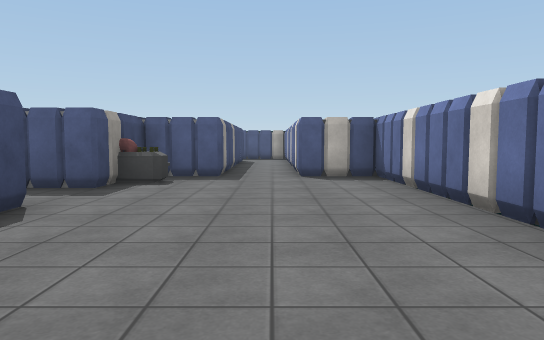
[1] (above)

20 first-person views from a walk through a 3-D level made in the Unity game engine. The camera is 1.3 m above the floor, tilts 4° down and sees 70° across. The floor is counted in squares, 2 m on a side. Each view is taken from the middle of a square. On the plan, view 1 faces up. The plan holds only what a view shows up to about 11 squares ahead; the rest is blank. The place goes on beyond the plan. The player character is not drawn. Surface patterns are stand-ins for the level's own textures.

[2]
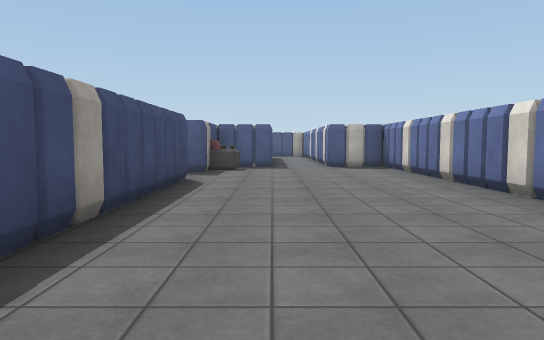

[3]
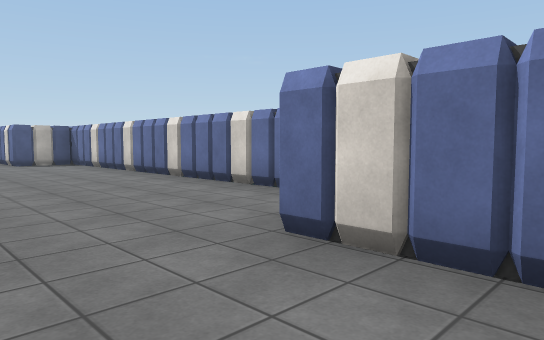

[4]
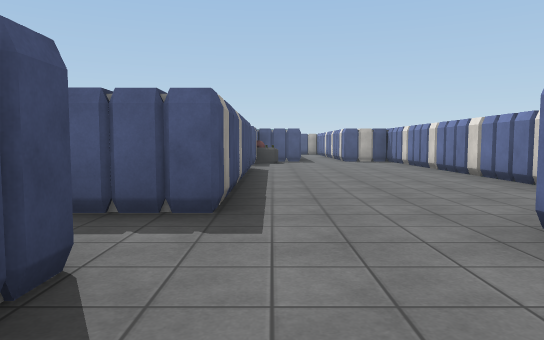

[5]
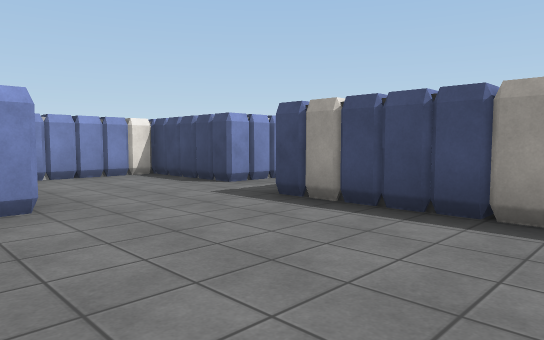

[6]
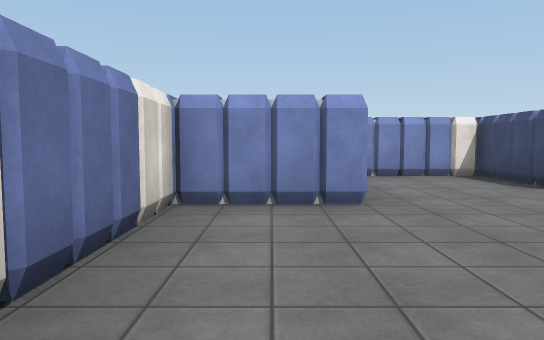

[7]
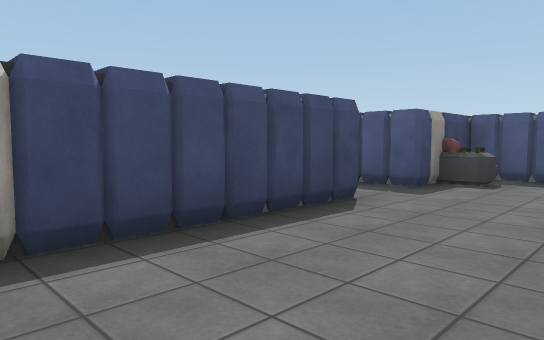

[8]
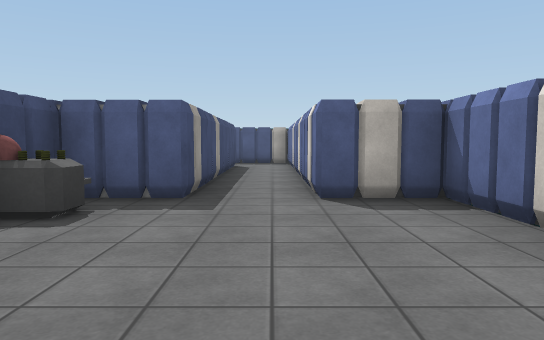

[9]
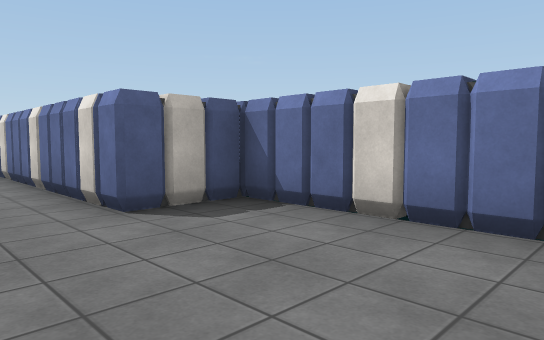

[10]
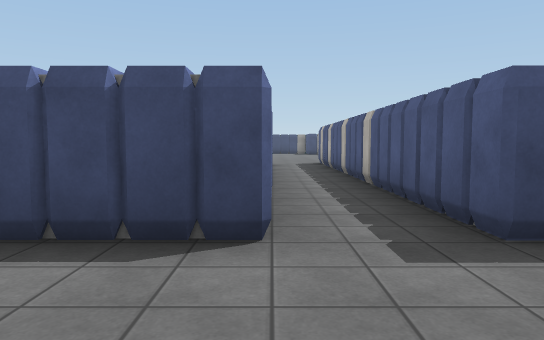

[11]
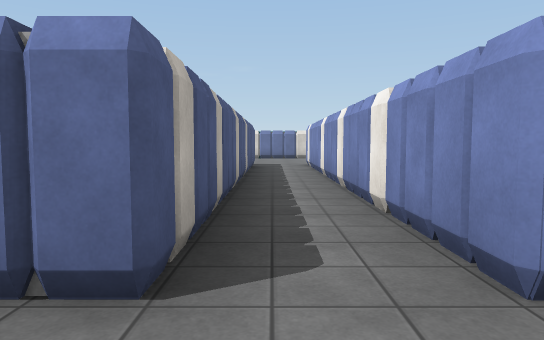

[12]
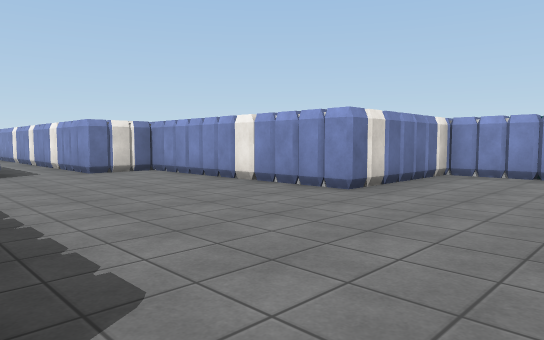

[13]
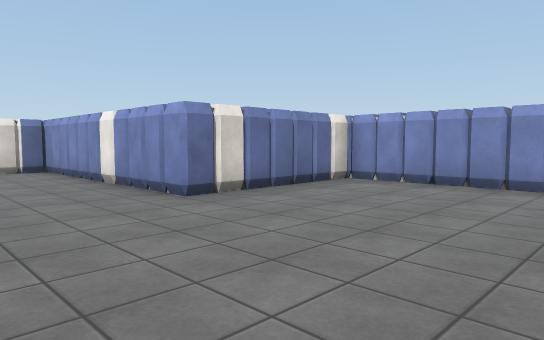

[14]
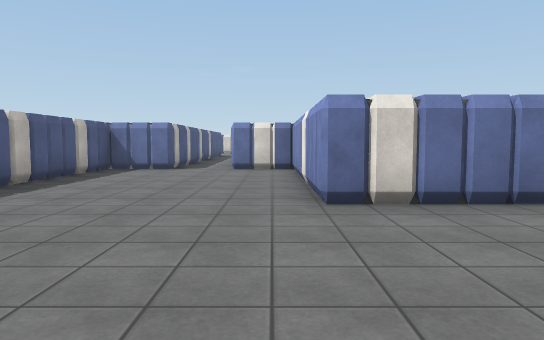

[15]
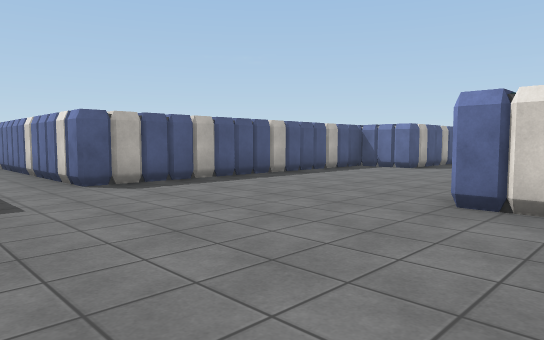

[16]
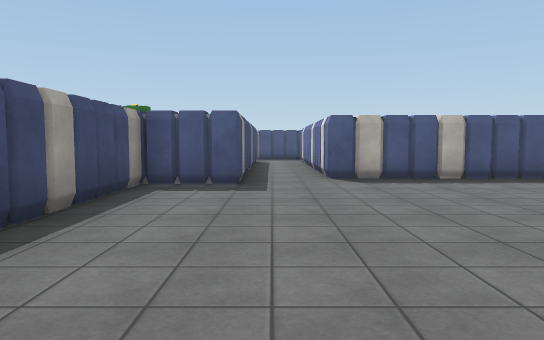

[17]
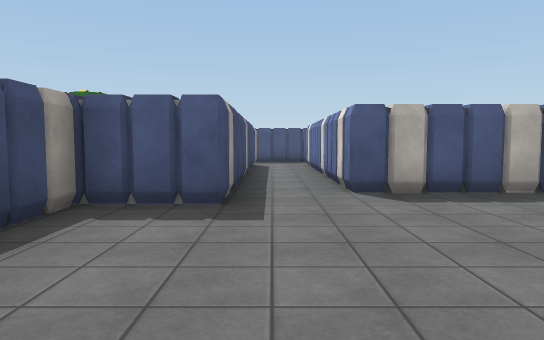

[18]
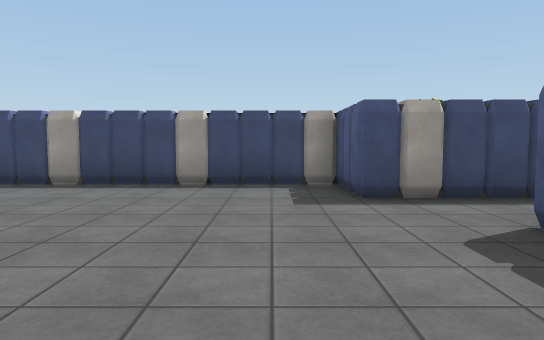

[19]
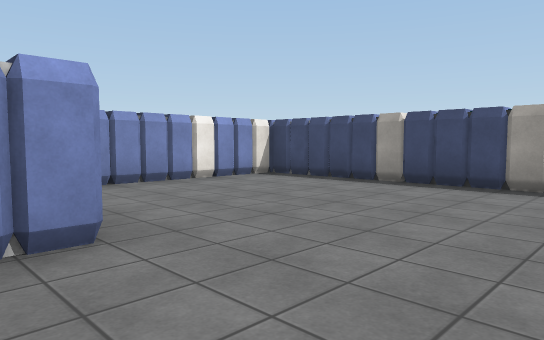

[20]
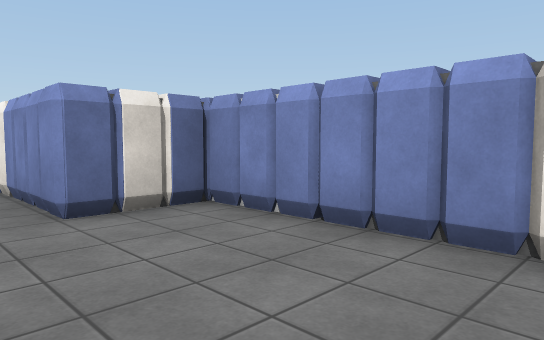

### Floor plan
Points are (right, up) in squares from view 1. A wall is a line through its corners. A room is listed if a view was taken in it or the views show most of it. See-through windows are left out.
Room 1 (views 1, 2, 3, 4, 5, 6, 7, 8, 9, 10)
walls: (-2.5, 2.5) (-2.5, -0.6); (2, -2.5) (2, 6.5); (-3.4, 5.5) (-4.4, 5.5); (-3.5, -4) (-3, -4) (-3, -4.6); (0, -4.7) (0, -3) (0.5, -3); (0.5, 8.4) (0.5, 9.5); (-3, -6.5) (-0.7, -6.5)
ways out: opening at (-4, 5); opening at (0, 9)
objects: other object (-3, -5); other object (-3, -2); other object (-3, -1); block (-3, 1); block (-3, 3); other object (-3, 6); other object (-2, -7); other object (-2, 7); other object (-2, 8); other object (0, -7); block (0, -4); other object (1, -3); other object (2, -1); other object (2, 1); other object (2, 3); block (2, 5); other object (2, 7); block (2, 8)
Room 2 (views 11, 12, 13, 14, 15, 16, 17, 18, 19, 20)
walls: (-18, 1.5) (-18, 2.5) (-12.4, 2.5); (-11.6, 4) (-10.6, 4); (-12.5, 6.5) (-12.5, 7) (-20, 7) (-20, 7.5); (-23, -0.4) (-23, -1) (-20.5, -1); (-22.4, 6) (-23, 6) (-23, 1.5)
ways out: opening at (-21, 7); opening at (-11, 5)
objects: other object (-23, 0); other object (-23, 1); other object (-23, 3); other object (-23, 5); other object (-22, -1); block (-22, 6); block (-22, 7); other object (-20, -1); other object (-19, -1) to (-18, -1); other object (-19, 7); other object (-18, 0); block (-18, 1); block (-17, 2); other object (-17, 7); block (-15, 2); other object (-13, 2); other object (-12, 3); block (-12, 6)

Where each view was taken, in squares from view 1:
view 1: 0 up, 0 right, facing up
view 2: 3 down, 1 left, facing up
view 3: 5 down, 2 left, facing up-right
view 4: 6 down, 2 left, facing up
view 5: 1 up, 1 right, facing down-left
view 6: 1 up, 1 right, facing down
view 7: 0 up, 0 right, facing up-left
view 8: 3 up, 0 right, facing up
view 9: 4 up, 1 left, facing up-right
view 10: 4 up, 0 right, facing left
view 11: 5 up, 14 left, facing right
view 12: 7 up, 21 left, facing down-right
view 13: 5 up, 22 left, facing down-right
view 14: 3 up, 22 left, facing right
view 15: 1 up, 22 left, facing up-right
view 16: 0 up, 21 left, facing up
view 17: 2 up, 21 left, facing up
view 18: 5 up, 17 left, facing left
view 19: 5 up, 17 left, facing down-left
view 20: 5 up, 16 left, facing down-right
